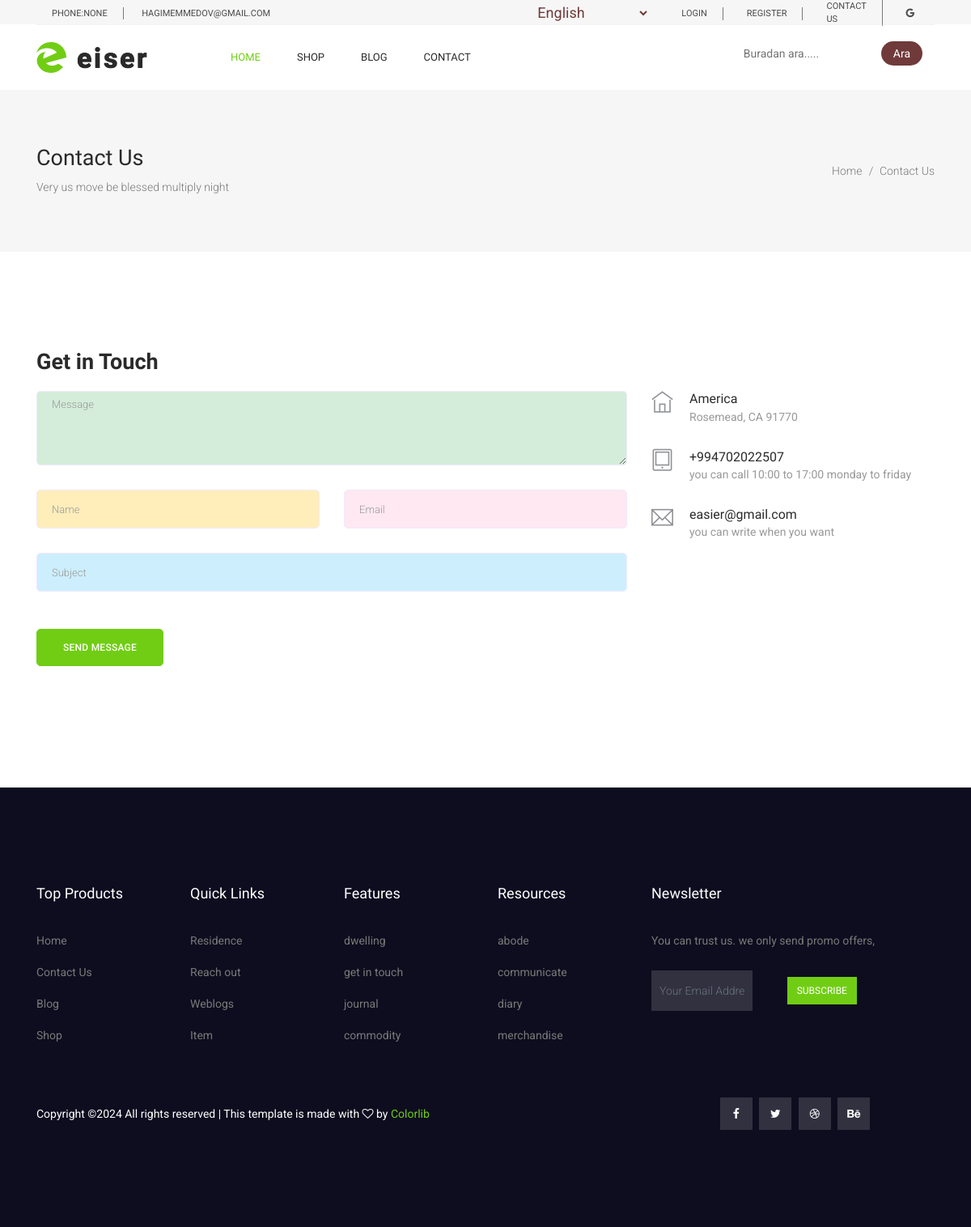
/contact-us/, run on an earlier commit of the app's database.
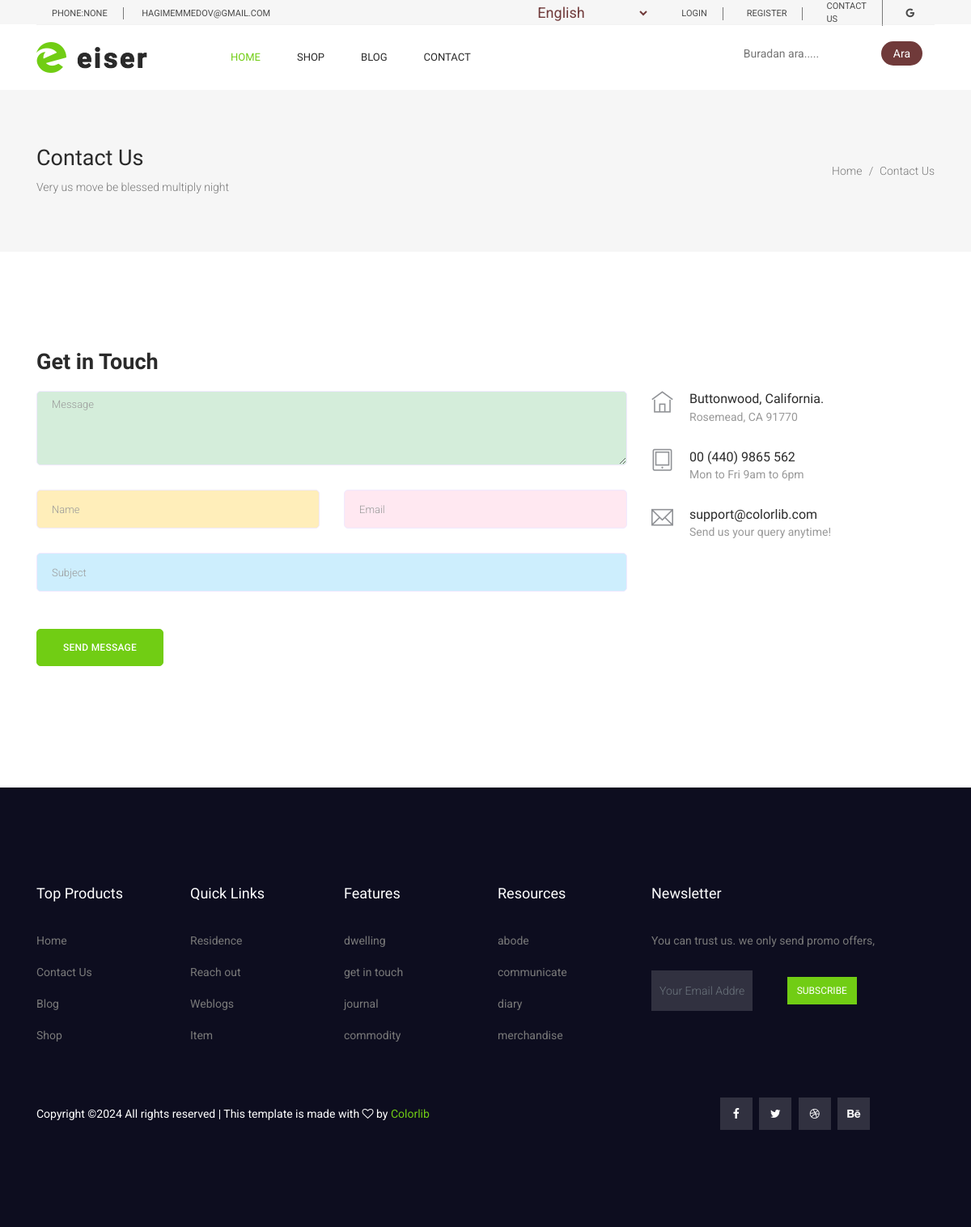
And on a later commit of the database.
### core/models.py (models this page shows, shortened)
class Basemodel(models.Model):
    created_at = models.DateTimeField(auto_now_add = True)
    updated_at = models.DateTimeField(auto_now = True)
    is_active = models.BooleanField(default = True)
    class Meta:
        abstract = True

class ContactUs(Basemodel):
    name = models.CharField(max_length=50)
    address = models.CharField(max_length=100)
    phone = models.CharField(max_length=50)
    phone_note = models.CharField(max_length=100)
    email = models.EmailField()
    email_note = models.CharField(max_length=100)
    class Meta:
        verbose_name=_('Contact Us')
        verbose_name_plural=_('Contact Us')

### core/views.py (the view)
# urls.py: path('contact-us/',contact_us,name='contact_us'),
def contact_us(request):
    if request.method=='POST':
        form=ContactForm(request.POST)
        if form.is_valid():
            form.save()
            return redirect('contact_us')
    context = {
        'contact_form':ContactForm(),
        'title':Setting.objects.get(id=3).contact_title,
        'contact_us': ContactUs.objects.all()
               }
    return render(request,'contact_us.html',context=context)

### core/forms.py
class SubscriberForm(ModelForm):
    class Meta:
        model = Subscriber
        fields = ['email']
        widgets = {
            'email': forms.EmailInput(attrs={'placeholder':'Your Email Address', 'class':'form-control'}),
        }

class ContactForm(ModelForm):
    class Meta:
        model = Contact
        fields = ['name', 'email', 'subject', 'message']
        widgets = {
            'name': forms.TextInput(attrs={'class': 'form-control', 'placeholder': 'Name', 'style': 'background-color: #ffeeba; color: #dc3545;'}),
            'email': forms.EmailInput(attrs={'class': 'form-control', 'placeholder': 'Email', 'style': 'background-color: #ffe8f1; color: #6610f2;'}),
            'message': forms.Textarea(attrs={'class': 'form-control', 'placeholder': 'Message', 'rows': 4, 'style': 'background-color: #d4edda; color: #28a745;'}),
            'subject': forms.TextInput(attrs={'class': 'form-control', 'placeholder': 'Subject', 'style': 'background-color: #cdeefd; color: #007bff;'}),
        }

### core/templates/contact_us.html (shortened to what this page needs)
{% extends 'base.html' %}
{% load static %}
{% block  content %}
    <section class="banner_area">
      <div class="banner_inner d-flex align-items-center">
        <div class="container">
          <div
            class="banner_content d-md-flex justify-content-between align-items-center"
          >
            <div class="mb-3 mb-md-0">
              <h2>Contact Us</h2>
              <p>Very us move be blessed multiply night</p>
            </div>
            <div class="page_link">
              <a href="{% url 'index' %}">Home</a>
              <a href="{% url 'contact_us' %}">Contact Us</a>
            </div>
          </div>
        </div>
      </div>
    </section>
  <section class="section_gap">
    <div class="container">
      <div class="row">
        <div class="col-12">
          <h2 class="contact-title">Get in Touch</h2>
        </div>
        <div class="col-lg-8 mb-4 mb-lg-0">
          <form class="form-contact contact_form" action="" method="post" id="contactForm" novalidate="novalidate">
            <div class="row">
              <div class="col-12">
                <div class="form-group">
                  {{contact_form.message}}
                </div>
              </div>
              <div class="col-sm-6">
                <div class="form-group">
                  {{contact_form.name}}
                </div>
              </div>
              <div class="col-sm-6">
                <div class="form-group">
                  {{contact_form.email}}
                </div>
              </div>
              <div class="col-12">
                <div class="form-group">
                  {{contact_form.subject}}
                </div>
              </div>
            </div>
            <div class="form-group mt-lg-3">
              <button type="submit" class="main_btn">Send Message</button>
            </div>
          </form>
        </div>
        {% for contact_us in contact_us %}
        <div class="col-lg-4">
          <div class="media contact-info">
            <span class="contact-info__icon"><i class="ti-home"></i></span>
            <div class="media-body">
              <h3>{{ contact_us.name }}</h3>
              <p>{{ contact_us.address }}</p>
            </div>
          </div>
          <div class="media contact-info">
            <span class="contact-info__icon"><i class="ti-tablet"></i></span>
            <div class="media-body">
              <h3><a href="tel:454545654">{{ contact_us.phone }}</a></h3>
              <p>{{ contact_us.phone_note }}</p>
            </div>
          </div>
          <div class="media contact-info">
            <span class="contact-info__icon"><i class="ti-email"></i></span>
            <div class="media-body">
              <h3><a href="mailto:support@colorlib.com">{{ contact_us.email }}</a></h3>
              <p>{{ contact_us.email_note }}</p>
            </div>
          </div>
        </div>
        {% endfor %}
      </div>
    </div>
  </section>
  {% endblock %}

What changed in the data, as far as the page shows it:
removed ContactUs: name "America", address "Rosemead, CA 91770", phone "+994702022507", phone_note "you can call 10:00 to 17:00 monday to friday", email "easier@gmail.com", email_note "you can write when you want"
added ContactUs: name "Buttonwood, California.", address "Rosemead, CA 91770", phone "00 (440) 9865 562", phone_note "Mon to Fri 9am to 6pm", email "support@colorlib.com", email_note "Send us your query anytime!"
